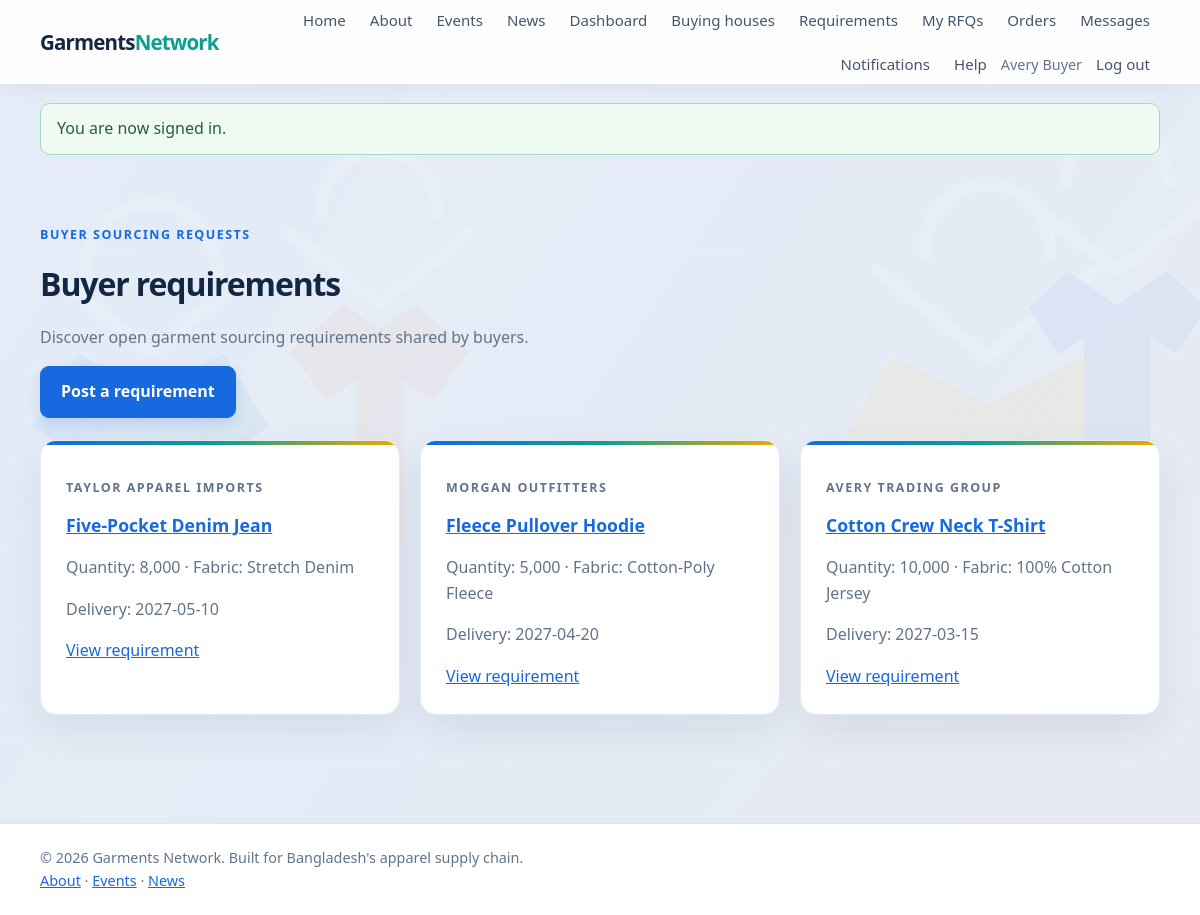
Screenshot of /requirements/index.php (signed in) with the database file from the repository.
### tables this page shows
CREATE TABLE users (
    id BIGINT UNSIGNED AUTO_INCREMENT PRIMARY KEY,
    role_id TINYINT UNSIGNED NOT NULL,
    name VARCHAR(120) NOT NULL,
    email VARCHAR(190) NOT NULL UNIQUE,
    password_hash VARCHAR(255) NOT NULL,
    status ENUM('active', 'suspended') NOT NULL DEFAULT 'active',
    created_at TIMESTAMP NOT NULL DEFAULT CURRENT_TIMESTAMP,
    updated_at TIMESTAMP NOT NULL DEFAULT CURRENT_TIMESTAMP ON UPDATE CURRENT_TIMESTAMP,
    CONSTRAINT fk_users_role FOREIGN KEY (role_id) REFERENCES roles(id),
    INDEX idx_users_role_status (role_id, status)
);

CREATE TABLE requirements (
    id BIGINT UNSIGNED AUTO_INCREMENT PRIMARY KEY,
    buyer_id BIGINT UNSIGNED NOT NULL,
    product_name VARCHAR(190) NOT NULL,
    quantity INT UNSIGNED NOT NULL,
    fabric VARCHAR(120) NULL,
    target_price DECIMAL(12,2) NULL,
    currency CHAR(3) NOT NULL DEFAULT 'USD',
    delivery_date DATE NULL,
    certification_needed VARCHAR(255) NULL,
    details TEXT NULL,
    status ENUM('draft', 'open', 'closed') NOT NULL DEFAULT 'open',
    created_at TIMESTAMP NOT NULL DEFAULT CURRENT_TIMESTAMP,
    CONSTRAINT fk_requirements_buyer FOREIGN KEY (buyer_id) REFERENCES users(id) ON DELETE CASCADE,
    INDEX idx_requirements_status_date (status, created_at),
    INDEX idx_requirements_buyer (buyer_id, created_at)
);

CREATE TABLE companies (
    id BIGINT UNSIGNED AUTO_INCREMENT PRIMARY KEY,
    owner_user_id BIGINT UNSIGNED NOT NULL UNIQUE,
    name VARCHAR(190) NOT NULL,
    description TEXT NULL,
    location VARCHAR(190) NOT NULL,
    website VARCHAR(255) NULL,
    phone VARCHAR(40) NULL,
    logo_path VARCHAR(255) NULL,
    cover_image_path VARCHAR(255) NULL,
    capacity_per_month INT UNSIGNED NULL,
    moq INT UNSIGNED NULL,
    lead_time_days SMALLINT UNSIGNED NULL,
    verification_status ENUM('unverified', 'pending', 'verified', 'rejected') NOT NULL DEFAULT 'unverified',
    verification_remarks TEXT NULL,
    created_at TIMESTAMP NOT NULL DEFAULT CURRENT_TIMESTAMP,
    updated_at TIMESTAMP NOT NULL DEFAULT CURRENT_TIMESTAMP ON UPDATE CURRENT_TIMESTAMP,
    CONSTRAINT fk_companies_owner FOREIGN KEY (owner_user_id) REFERENCES users(id) ON DELETE CASCADE,
    INDEX idx_companies_location (location),
    INDEX idx_companies_verification (verification_status)
);

### includes/functions.php (called while the page is built, shortened)
<?php
function e(?string $value): string
{
    return htmlspecialchars($value ?? '', ENT_QUOTES | ENT_SUBSTITUTE, 'UTF-8');
}
function app_url(string $path = ''): string
{
    $projectRoot = realpath(__DIR__ . DIRECTORY_SEPARATOR . '..');
    $base = '';
    $scriptFile = isset($_SERVER['SCRIPT_FILENAME']) ? realpath($_SERVER['SCRIPT_FILENAME']) : false;
    $scriptName = str_replace('\\', '/', (string) ($_SERVER['SCRIPT_NAME'] ?? ''));
    if ($projectRoot !== false && $scriptFile !== false) {
        $normalizedRoot = rtrim(str_replace('\\', '/', $projectRoot), '/');
        $normalizedScript = str_replace('\\', '/', $scriptFile);
        $rootPrefix = $normalizedRoot . '/';
        if (stripos($normalizedScript, $rootPrefix) === 0) {
            $relativeScript = substr($normalizedScript, strlen($rootPrefix));
            if ($relativeScript !== '' && strlen($scriptName) >= strlen($relativeScript)) {
                $scriptSuffix = substr($scriptName, -strlen($relativeScript));
                if (strcasecmp($scriptSuffix, $relativeScript) === 0) {
                    $base = rtrim(substr($scriptName, 0, -strlen($relativeScript)), '/');
                }
            }
        }
        if ($base === '') {
            $documentRoot = isset($_SERVER['DOCUMENT_ROOT']) ? realpath($_SERVER['DOCUMENT_ROOT']) : false;
            $normalizedDocumentRoot = $documentRoot === false
                ? ''
                : rtrim(str_replace('\\', '/', $documentRoot), '/');
            $normalizedProject = str_replace('\\', '/', $projectRoot);
        }
    }
    $path = ltrim($path, '/');
    return $base . ($path === '' ? '' : '/' . $path);
}
function take_flash(): ?array
{
    $flash = $_SESSION['flash'];
    return $flash;
}

### includes/auth.php (called while the page is built, shortened)
<?php
require_once __DIR__ . '/db.php';
require_once __DIR__ . '/functions.php';
function current_user(): ?array
{
    static $checked = false;
    static $cachedUser = null;
    if ($checked) {
        return $cachedUser;
    }
    $checked = true;
    $statement = db()->prepare(
        'SELECT users.id, users.name, users.email, users.status, roles.slug AS role
         FROM users INNER JOIN roles ON roles.id = users.role_id
         WHERE users.id = :user_id LIMIT 1'
    );
    $statement->execute(['user_id' => $_SESSION['user']['id']]);
    $user = $statement->fetch();
    unset($user['status']);
    $cachedUser = $user;
    return $cachedUser;
}
function require_login(): void
{
    if (current_user() === null) {
        set_flash('error', 'Please sign in to continue.');
        redirect_to(app_url('auth/login.php'));
    }
}
function require_role(string ...$roles): void
{
    require_login();
}

### includes/db.php (called while the page is built, shortened)
<?php
function db(): PDO
{
    static $connection = null;
    if ($connection instanceof PDO) {
        return $connection;
    }
    $host = getenv('DB_HOST') ?: '127.0.0.1';
    $database = getenv('DB_NAME') ?: 'garments_network';
    $username = getenv('DB_USER') ?: 'root';
    $password = getenv('DB_PASSWORD') ?: '';
    $charset = 'utf8mb4';
    $dsn = "mysql:host={$host};dbname={$database};charset={$charset}";
    $connection = new PDO($dsn, $username, $password, [
        PDO::ATTR_ERRMODE => PDO::ERRMODE_EXCEPTION,
        PDO::ATTR_DEFAULT_FETCH_MODE => PDO::FETCH_ASSOC,
        PDO::ATTR_EMULATE_PREPARES => false,
    ]);
    return $connection;
}

### requirements/index.php (the view, shortened to what this page needs)
<?php
require_role('buyer');
$user = current_user();
$isBuyer = $user !== null && $user['role'] === 'buyer';
$requirements = db()->query(
    "SELECT requirements.id, requirements.product_name, requirements.quantity, requirements.fabric,
            requirements.delivery_date, requirements.created_at, requirements.status,
            users.name AS buyer_name, companies.name AS buyer_company
     FROM requirements
     INNER JOIN users ON users.id = requirements.buyer_id
     LEFT JOIN companies ON companies.owner_user_id = users.id
     WHERE requirements.status = 'open'
     ORDER BY requirements.created_at DESC LIMIT 100"
)->fetchAll();
require __DIR__ . '/../includes/header.php';
?>
<main class="container">
    <section class="page-heading">
        <p class="eyebrow">Buyer sourcing requests</p><h1>Buyer requirements</h1>
        <p>Discover open garment sourcing requirements shared by buyers.</p>
        <?php if ($isBuyer): ?><a class="button" href="<?= e(app_url('requirements/create.php')) ?>">Post a requirement</a><?php endif; ?>
    </section>
    <section class="feature-grid">
        <?php foreach ($requirements as $requirement): ?>
            <article class="card">
                <p class="eyebrow"><?= e($requirement['buyer_company'] ?? $requirement['buyer_name']) ?></p>
                <h2><a href="<?= e(app_url('requirements/view.php?id=' . (int) $requirement['id'])) ?>"><?= e($requirement['product_name']) ?></a></h2>
                <p>Quantity: <?= number_format((int) $requirement['quantity']) ?> · Fabric: <?= e($requirement['fabric'] ?? 'Flexible') ?></p>
                <p>Delivery: <?= e($requirement['delivery_date'] ?? 'To be confirmed') ?></p>
                <a href="<?= e(app_url('requirements/view.php?id=' . (int) $requirement['id'])) ?>">View requirement</a>
            </article>
        <?php endforeach; ?>
    </section>
</main>
<?php require __DIR__ . '/../includes/footer.php'; ?>

### includes/header.php (shortened to what this page needs)
<?php
require_once __DIR__ . '/auth.php';
$signedInUser = current_user();
$flashMessage = take_flash();
?>
<!doctype html>
<html lang="en">
<head>
    <link rel="stylesheet" href="<?= e(app_url('assets/css/style.css')) ?>">
</head>
<body>
<header class="site-header">
    <div class="container nav-wrap">
        <a class="brand" href="<?= e(app_url('index.php')) ?>">Garments<span>Network</span></a>
        <nav aria-label="Main navigation">
            <a href="<?= e(app_url('index.php')) ?>">Home</a>
            <a href="<?= e(app_url('about.php')) ?>">About</a>
            <a href="<?= e(app_url('events/index.php')) ?>">Events</a>
            <a href="<?= e(app_url('news/index.php')) ?>">News</a>
            <?php if ($signedInUser !== null): ?>
                <a href="<?= e(app_url('dashboard.php')) ?>">Dashboard</a>
                <?php if ($signedInUser['role'] === 'admin'): ?>
                    <a href="<?= e(app_url('admin/index.php')) ?>">Admin panel</a>
                <?php elseif ($signedInUser['role'] === 'buyer'): ?>
                    <a href="<?= e(app_url('buying_houses/index.php')) ?>">Buying houses</a>
                    <a href="<?= e(app_url('requirements/index.php')) ?>">Requirements</a>
                    <a href="<?= e(app_url('buyer/rfqs.php')) ?>">My RFQs</a>
                    <a href="<?= e(app_url('buyer/orders.php')) ?>">Orders</a>
                    <a href="<?= e(app_url('messages/index.php')) ?>">Messages</a>
                <?php endif; ?>
                <?php
                $unreadStatement = db()->prepare('SELECT COUNT(*) FROM notifications WHERE user_id = :user_id AND read_at IS NULL');
                $unreadStatement->execute(['user_id' => $signedInUser['id']]);
                $unreadCount = (int) $unreadStatement->fetchColumn();
                ?>
                <a href="<?= e(app_url('notifications/index.php')) ?>">Notifications<?= $unreadCount > 0 ? ' (' . $unreadCount . ')' : '' ?></a>
                <a href="<?= e(app_url('complaints/index.php')) ?>">Help</a>
                <span class="nav-user"><?= e($signedInUser['name']) ?></span>
                <form class="nav-form" method="post" action="<?= e(app_url('auth/logout.php')) ?>">
                    <button class="link-button" type="submit">Log out</button>
                </form>
            <?php else: ?>
                <a href="<?= e(app_url('auth/login.php')) ?>">Log in</a>
                <a class="nav-cta" href="<?= e(app_url('auth/register.php')) ?>">Register</a>
            <?php endif; ?>
        </nav>
    </div>
</header>
<?php if ($flashMessage !== null): ?>
    <div class="container">
        <div class="alert alert-<?= e($flashMessage['type']) ?>" role="status"><?= e($flashMessage['message']) ?></div>
    </div>
<?php endif; ?>

### assets/css/style.css (style rules this page uses)
:root { color-scheme: light; --blue: #1769e0; --blue-dark: #104fae; --ink: #132742; --muted: #62738a; --border: #dce5f0; --surface: #ffffff; --background: #e8eef7; --teal: #0c9f91; --amber: #f2a900; --coral: #ef6b55; --shadow: 0 16px 40px rgba(19, 39, 66, .08); }
* { box-sizing: border-box; }
body { margin: 0; background: var(--background); color: var(--ink); font: 16px/1.6 "Segoe UI", Arial, sans-serif; }
a { color: var(--blue); }
.container { width: min(1120px, calc(100% - 40px)); margin: 0 auto; }
.site-header { background: var(--surface); border-bottom: 1px solid var(--border); }
.nav-wrap { min-height: 72px; display: flex; align-items: center; justify-content: space-between; gap: 20px; }
.brand { color: var(--ink); font-size: 1.15rem; font-weight: 800; text-decoration: none; }
.brand span { color: var(--blue); }
nav { display: flex; align-items: center; gap: 22px; }
nav a, .link-button { color: #344a63; text-decoration: none; font: inherit; }
.nav-user { color: var(--muted); font-size: .9rem; }
.nav-form { display: inline; margin: 0; }
.link-button { padding: 0; border: 0; background: none; cursor: pointer; }
.eyebrow { color: var(--blue); font-size: .78rem; font-weight: 800; letter-spacing: .12em; text-transform: uppercase; }
.button { display: inline-block; padding: 12px 20px; border: 1px solid var(--blue); border-radius: 6px; background: var(--blue); color: #fff; font: inherit; font-weight: 700; text-align: center; text-decoration: none; cursor: pointer; }
.feature-grid { display: grid; grid-template-columns: repeat(3, 1fr); gap: 18px; padding-bottom: 64px; }
.card, .form-card { padding: 25px; border: 1px solid var(--border); border-radius: 10px; background: var(--surface); box-shadow: 0 8px 24px rgba(18, 53, 89, .04); }
.card h2 { margin-top: 0; font-size: 1.1rem; }
.card p, .page-heading p:not(.eyebrow) { color: var(--muted); }
.form-card h1, .page-heading h1 { margin: 4px 0 20px; font-size: 2rem; }
.alert { margin: 18px auto; padding: 12px 16px; border-radius: 6px; }
.alert-success { border: 1px solid #a8d9bc; background: #effaf3; color: #21613a; }
.page-heading { padding: 46px 0 22px; }
.page-heading h1 { margin-bottom: 4px; }
html { scroll-behavior: smooth; }
body { background: linear-gradient(rgba(232, 238, 247, .88), rgba(232, 238, 247, .88)), url("../images/fashion-background.svg") center top / cover fixed, var(--background); }
.site-header { position: relative; z-index: 2; background: rgba(255, 255, 255, .94); box-shadow: 0 4px 20px rgba(19, 39, 66, .04); }
.nav-wrap { min-height: 78px; }
.brand { font-size: 1.28rem; letter-spacing: -.04em; }
.brand span { color: var(--teal); }
nav { gap: 8px; }
nav a, .link-button { padding: 8px 10px; border-radius: 8px; color: #43556d; font-size: .94rem; transition: color .18s ease, background .18s ease; }
.nav-form .link-button { padding: 8px 10px; }
.feature-grid { gap: 20px; }
.card, .form-card { border-color: #e3eaf3; border-radius: 16px; box-shadow: var(--shadow); }
.feature-grid .card { position: relative; overflow: hidden; transition: transform .2s ease, box-shadow .2s ease; }
.feature-grid .card::before { position: absolute; inset: 0 0 auto; height: 4px; background: linear-gradient(90deg, var(--blue), var(--teal), var(--amber)); content: ""; }
.button { border-radius: 9px; box-shadow: 0 6px 14px rgba(23, 105, 224, .16); transition: transform .16s ease, box-shadow .16s ease, background .16s ease; }
.page-heading { padding-top: 40px; }
.page-heading h1, .form-card h1 { letter-spacing: -.035em; }
.alert { border-radius: 10px; }
.nav-wrap { flex-wrap: wrap; }
.nav-wrap > nav { min-width: 0; flex: 1 1 650px; flex-wrap: wrap; justify-content: flex-end; gap: 4px; }
.nav-wrap nav a { white-space: nowrap; }
.nav-wrap .nav-user { max-width: 140px; overflow: hidden; text-overflow: ellipsis; white-space: nowrap; }
.nav-wrap .nav-form { flex: 0 0 auto; }
.nav-wrap .nav-form .link-button { white-space: nowrap; }

### rows the page displays
users: name "Avery Buyer"
requirements: companies.name "TAYLOR APPAREL IMPORTS", product_name "Five-Pocket Denim Jean", quantity "8,000", fabric "Stretch Denim", delivery_date "2027-05-10"
requirements: companies.name "MORGAN OUTFITTERS", product_name "Fleece Pullover Hoodie", quantity "5,000", fabric "Cotton-Poly Fleece", delivery_date "2027-04-20"
requirements: companies.name "AVERY TRADING GROUP", product_name "Cotton Crew Neck T-Shirt", quantity "10,000", fabric "100% Cotton Jersey", delivery_date "2027-03-15"

### other values shown
$flashMessage['message'] "You are now signed in."
